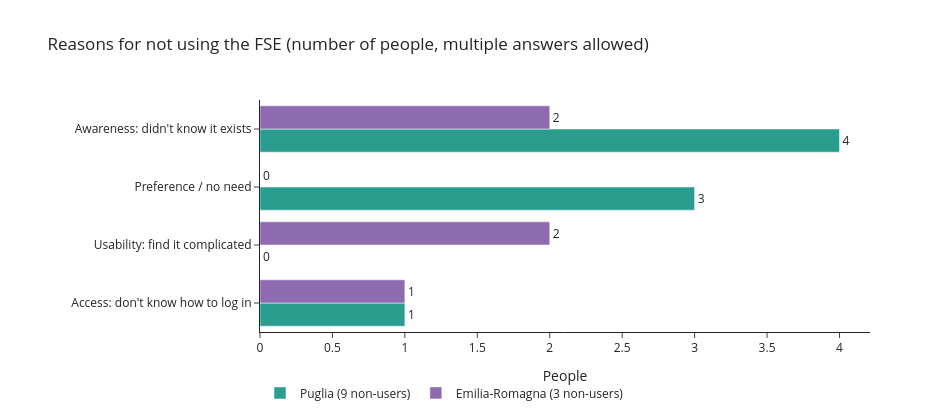

Here is the notebook cell this chart was saved with:
### Code cell
REASON_GROUPS = {
    "Non sapevo che esistesse": "Awareness: didn't know it exists",
    "Non so come accedere": "Access: don't know how to log in",
    "Lo trovo complicato": "Usability: find it complicated",
    "Preferisco altri metodi": "Preference / no need",
    "Non ne ho avuto la necessità": "Preference / no need",
    "Non c'è mai stata necessità": "Preference / no need",
}

nu = explode_multi("non_use_why")
nu["group"] = nu["non_use_why"].map(REASON_GROUPS).fillna("Other")
counts = pd.crosstab(nu["group"], nu["region"]).reindex(columns=["Puglia", "Emilia-Romagna"], fill_value=0)
counts = counts.loc[counts.sum(axis=1).sort_values().index]      # largest at the top

n_nonusers = df[df["used_fse"] == "No"].groupby("region").size()

fig = go.Figure()
for r in ["Puglia", "Emilia-Romagna"]:
    fig.add_trace(go.Bar(
        y=counts.index, x=counts[r], orientation="h",
        name=f"{r} ({n_nonusers.get(r, 0)} non-users)", marker_color=REGION_COLORS[r],
        text=counts[r], textposition="outside",
    ))
fig.update_layout(barmode="group", height=420, width=950, template="simple_white",
                  title="Reasons for not using the FSE (number of people, multiple answers allowed)",
                  xaxis_title="People", margin=dict(l=260), legend=dict(orientation="h", y=-0.2))
fig.show()

### Figure 1 — Plotly figure (JSON) as saved in the notebook; plotly's stock layout.template omitted (floating-point values rounded to 4 significant figures)
{"data": [{"marker": {"color": "#2a9d8f"}, "name": "Puglia (9 non-users)", "orientation": "h", "text": [1.0, 0.0, 3.0, 4.0], "textposition": "outside", "type": "bar", "x": [1, 0, 3, 4], "y": ["Access: don't know how to log in", "Usability: find it complicated", "Preference / no need", "Awareness: didn't know it exists"]}, {"marker": {"color": "#8e6bb0"}, "name": "Emilia-Romagna (3 non-users)", "orientation": "h", "text": [1.0, 2.0, 0.0, 2.0], "textposition": "outside", "type": "bar", "x": [1, 2, 0, 2], "y": ["Access: don't know how to log in", "Usability: find it complicated", "Preference / no need", "Awareness: didn't know it exists"]}], "layout": {"barmode": "group", "height": 420, "legend": {"orientation": "h", "y": -0.2}, "margin": {"l": 260}, "title": {"text": "Reasons for not using the FSE (number of people, multiple answers allowed)"}, "width": 950, "xaxis": {"title": {"text": "People"}}}}
